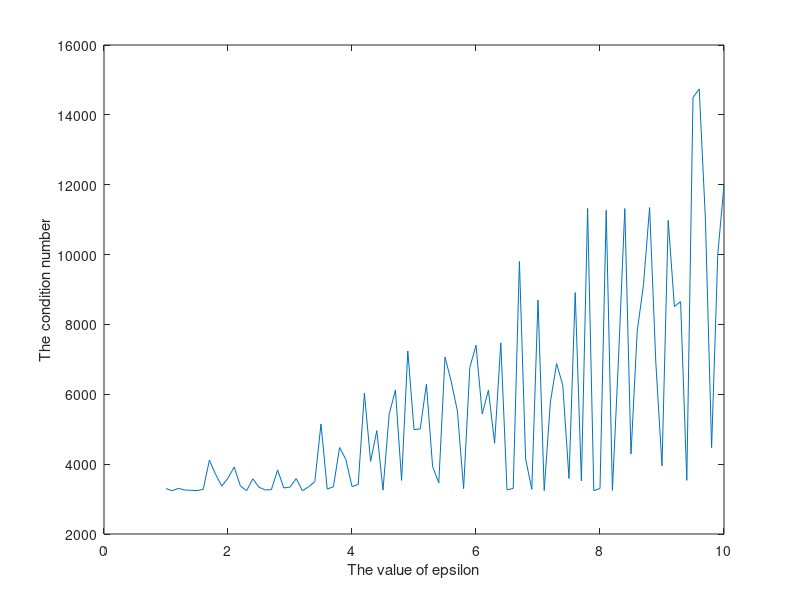

This chart was generated by the following MATLAB code:
clear('xlabel')
clear('ylabel')
A = randn(100,99);
col = A(:,1);
epsi = 1:0.1:10;
cn_list = zeros(1,0);
rand_v = randn(400, 1);
for k = 1:0.1:10
    col = col + k*rand;
    new_A = [A col];
    condition_number = cond(new_A);
    % condition_number = condition_number * (10.^(-15));
    cn_list = [cn_list condition_number];
    col = A(:,1);
end
plot(epsi, cn_list);
xlabel('The value of epsilon');
ylabel('The condition number');
hold on